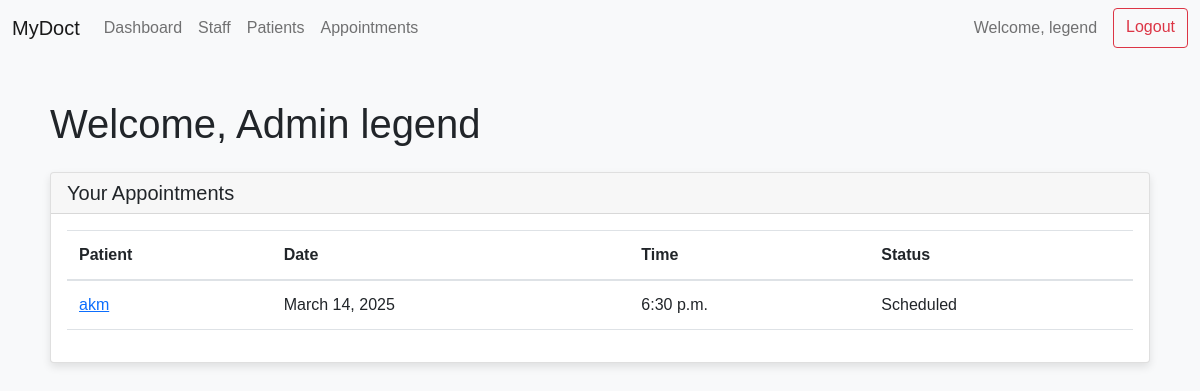
The app's page /dashboard/ (signed in) with its own data.
### app/models.py (models this page shows, shortened)
class Doctor(AbstractUser, PermissionsMixin):
    username = models.CharField(max_length=150, unique=True, default='')
    name = models.CharField(max_length=100)
    email = models.EmailField(unique=True)
    specialization = models.CharField(max_length=100)
    specification = models.TextField(blank=True, help_text="Additional details about the staff member")
    is_active = models.BooleanField(default=True)
    is_staff = models.BooleanField(default=False)
    is_superuser = models.BooleanField(default=False)
    USERNAME_FIELD = 'username'
    REQUIRED_FIELDS = ['name', 'email']
    objects = DoctorManager()

class Appointment(models.Model):
    doctor = models.ForeignKey(Doctor, on_delete=models.CASCADE)
    patient = models.ForeignKey(Patient, on_delete=models.CASCADE)
    date = models.DateField()
    time = models.TimeField()
    STATUS_CHOICES = [
        ('S', 'Scheduled'),
        ('C', 'Completed'),
        ('M', 'Missed'),
    ]
    status = models.CharField(max_length=1, choices=STATUS_CHOICES, default='S')
    notes = models.TextField(blank=True)

class Patient(models.Model):
    name = models.CharField(max_length=100)
    age = models.PositiveIntegerField()
    GENDER_CHOICES = [
        ('M', 'Male'),
        ('F', 'Female'),
        ('O', 'Other'),
    ]
    gender = models.CharField(max_length=1, choices=GENDER_CHOICES)
    medical_history = models.TextField(blank=True)
    email = models.EmailField(unique=True, blank=True)
    phone_number = models.CharField(max_length=15, blank=True)
    address = models.TextField(blank=True)
    created_at = models.DateTimeField(auto_now_add=True)

### app/views.py (the view)
# urls.py: path('dashboard/', views.dashboard, name='dashboard'),
@login_required
def dashboard(request):
    user = request.user
    if user.is_superuser:
        user.display_name = f"Admin {user.name}"
    elif user.specialization:
        user.display_name = f"Doctor {user.name}"
    else:
        user.display_name = f"Staff {user.name}"
    appointments = Appointment.objects.filter(doctor=user).order_by('-date', '-time')
    return render(request, 'dashboard.html', {
        'user': user,
        'appointments': appointments
    })

### templates/dashboard.html (shortened to what this page needs)
{% extends 'base.html' %}
{% block content %}
<h1 class="mb-4">Welcome, {{ user.display_name }}</h1>
<div class="card mb-4">
    <div class="card-header">
        <h5 class="mb-0">Your Appointments</h5>
    </div>
    <div class="card-body">
        {% if appointments %}
            <div class="table-responsive">
                <table class="table table-hover">
                    <thead>
                        <tr>
                            <th>Patient</th>
                            <th>Date</th>
                            <th>Time</th>
                            <th>Status</th>
                        </tr>
                    </thead>
                    <tbody>
                        {% for appointment in appointments %}
                        <tr>
                            <td>
                                <a href="{% url 'patient_detail' appointment.patient.id %}">
                                    {{ appointment.patient.name }}
                                </a>
                            </td>
                            <td>{{ appointment.date }}</td>
                            <td>{{ appointment.time }}</td>
                            <td>{{ appointment.get_status_display }}</td>
                        </tr>
                        {% endfor %}
                    </tbody>
                </table>
            </div>
        {% else %}
            <p class="mb-0">No appointments scheduled.</p>
        {% endif %}
    </div>
</div>
{% endblock %}

### templates/base.html (shortened to what this page needs)
<!DOCTYPE html>
<html lang="en">
<head>
    <link href="https://cdn.jsdelivr.net/npm/bootstrap@5.1.3/dist/css/bootstrap.min.css" rel="stylesheet">
    {% load static %}
    <link rel="stylesheet" href="{% static 'styles.css' %}">
</head>
<body>
    {% if user.is_authenticated %}
    <nav class="navbar navbar-expand-lg navbar-light bg-light">
        <div class="container-fluid">
            <a class="navbar-brand" href="{% url 'dashboard' %}">MyDoct</a>
            <div class="collapse navbar-collapse" id="navbarNav">
                <ul class="navbar-nav me-auto mb-2 mb-lg-0">
                    <li class="nav-item">
                        <a class="nav-link" href="{% url 'dashboard' %}">Dashboard</a>
                    </li>
                    {% if user.is_superuser %}
                    <li class="nav-item">
                        <a class="nav-link" href="{% url 'list_staff' %}">Staff</a>
                    </li>
                    {% endif %}
                    {% if user.is_staff %}
                    <li class="nav-item">
                        <a class="nav-link" href="{% url 'list_patients' %}">Patients</a>
                    </li>
                    {% endif %}
                    <li class="nav-item">
                        <a class="nav-link" href="{% url 'manage_appointments' %}">Appointments</a>
                    </li>
                </ul>
                <div class="d-flex">
                    <span class="navbar-text me-3">
                        Welcome, {{ user.name }}
                    </span>
                    <a href="{% url 'logout' %}" class="btn btn-outline-danger">Logout</a>
                </div>
            </div>
        </div>
    </nav>
    {% endif %}
    <div class="container mt-4">
        {% block content %}
        {% endblock %}
    </div>
</body>
</html>

### static/styles.css (style rules this page uses)
body { font-family: 'Arial', sans-serif; background-color: #f8f9fa; }
.navbar { margin-bottom: 20px; }
.container { padding: 20px; }
.card { box-shadow: 0 4px 8px rgba(0, 0, 0, 0.1); }
.table { width: 100%; margin-bottom: 1rem; color: #212529; }
.table th, .table td { padding: 0.75rem; vertical-align: top; border-top: 1px solid #dee2e6; }
.table thead th { vertical-align: bottom; border-bottom: 2px solid #dee2e6; }

### records on screen
Doctor: name "legend", display_name "Admin legend"
Appointment: patient.name "akm", date "March 14, 2025", time "6:30 p.m.", status "Scheduled"
